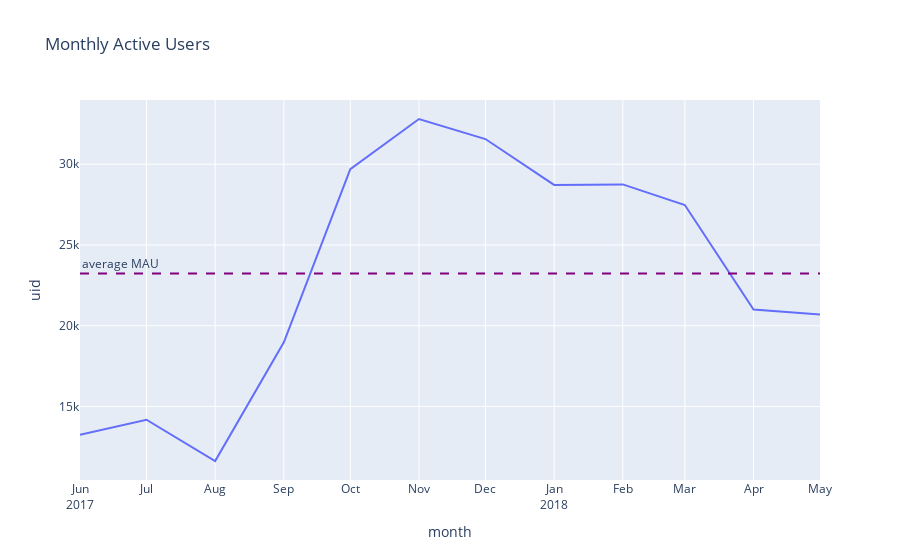

Source (notebook cell):
### Markdown cell above
#### Interpretation:<br>

> The ratio of around 4% DAU/MAU indicates that is a low percentage but having in mind the type of industry Yandex belongs to, we can conclude few points:<br>
> 1. The activity of the users may be influenced by the offer of events that there are throught the months.<br>

> 2. It can happen that users are active on the platform but don't decide to purchase a ticket for an event at that moment. Yandex.Afisha caters to a more event-driven user base. People typically don't browse for events daily; they might actively search when planning to attend something specific. This naturally leads to lower daily activity compared to monthly active users who might check the platform occasionally.<br>

> 3. The decision to attend an event often involves a consideration cycle. Users might browse the platform days or weeks before purchasing tickets. This can contribute to a lower DAU/MAU ratio as active users (browsing) might not translate directly to daily active buyers.<br>

> For Yandex.Afisha, a DAU/MAU of 4% might be reasonable considering the event-driven nature of the platform.

### Code cell
# Plot the MAU metrics. 
fig = px.line(mau, x = 'month',
              y = 'uid',
              title = 'Monthly Active Users')
#adding reference line with average DAU over time
fig.add_hline(y = mau['uid'].mean(),
              line_dash = 'dash',
              line_color = 'purple',
              annotation_text = 'average MAU',
             annotation_position = 'top left')
#customize x-axis to show all months
fig.update_xaxes(
    dtick = 'M1', #tick every month
    tickformat = '%b\n%Y' #format the ticks as abbreviated month names.
)
fig.show()

### Figure 1 — Plotly figure (JSON) as saved in the notebook; plotly's stock layout.template omitted (floating-point values rounded to 4 significant figures)
{"data": [{"hovertemplate": "month=%{x}<br>uid=%{y}<extra></extra>", "legendgroup": "", "line": {"color": "#636efa", "dash": "solid"}, "marker": {"symbol": "circle"}, "mode": "lines", "name": "", "orientation": "v", "showlegend": false, "type": "scatter", "x": ["2017-06-01T00:00:00", "2017-07-01T00:00:00", "2017-08-01T00:00:00", "2017-09-01T00:00:00", "2017-10-01T00:00:00", "2017-11-01T00:00:00", "2017-12-01T00:00:00", "2018-01-01T00:00:00", "2018-02-01T00:00:00", "2018-03-01T00:00:00", "2018-04-01T00:00:00", "2018-05-01T00:00:00"], "xaxis": "x", "y": [13259, 14183, 11631, 18975, 29692, 32797, 31557, 28716, 28749, 27473, 21008, 20701], "yaxis": "y"}], "layout": {"annotations": [{"showarrow": false, "text": "average MAU", "x": 0, "xanchor": "left", "xref": "x domain", "y": 23230.0, "yanchor": "bottom", "yref": "y"}], "legend": {"tracegroupgap": 0}, "shapes": [{"line": {"color": "purple", "dash": "dash"}, "type": "line", "x0": 0, "x1": 1, "xref": "x domain", "y0": 23230.0, "y1": 23230.0, "yref": "y"}], "title": {"text": "Monthly Active Users"}, "xaxis": {"anchor": "y", "domain": [0, 1], "dtick": "M1", "tickformat": "%b\n%Y", "title": {"text": "month"}}, "yaxis": {"anchor": "x", "domain": [0, 1], "title": {"text": "uid"}}}}
